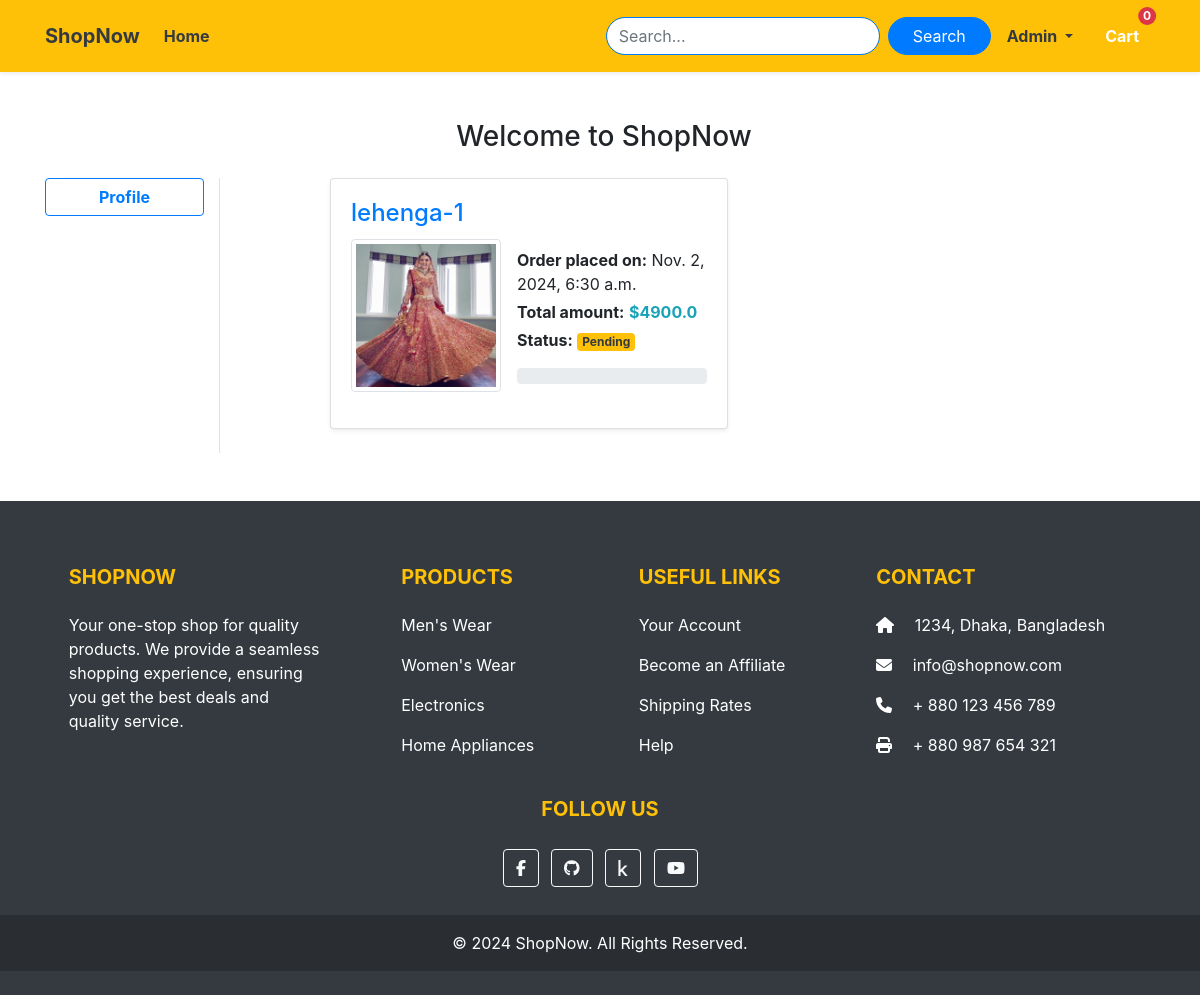
/orders/ (signed in), run on the app's committed database.
### Shop/models.py (models this page shows, shortened)
class OrderPlaced(models.Model):
    user = models.ForeignKey(User, on_delete=models.CASCADE)
    customer = models.ForeignKey(Customer, on_delete=models.CASCADE)
    product = models.ForeignKey(Product, on_delete=models.CASCADE)
    quantity = models.PositiveIntegerField(default=1)
    ordered_date = models.DateTimeField(auto_now_add=True)
    status = models.CharField(max_length=50, choices=STATUS_CHOICE, default='Pending')
    @property
    def total_price(self):
        return self.quantity * self.product.discounted_price
    def get_status_progress(self):
        status_progress = {
            'Accepted': 25,
            'Packed': 50,
            'On the Way': 75,
            'Delivered': 100,
            'Cancel': 0
        }
        return status_progress.get(self.status, 0)

class Product(models.Model):
    title = models.CharField(max_length=100)
    selling_price = models.FloatField()
    discounted_price = models.FloatField()
    description = models.TextField()
    brand = models.CharField(max_length=100)
    category = models.CharField(choices=CATEGORY_CHOICES,max_length=2)
    product_image = models.ImageField(upload_to='productimg')

### Shop/views.py (the view)
# urls.py: path('orders/', views.orders, name='orders'),
def orders(request):
    all_products_user = OrderPlaced.objects.filter(user=request.user)
    a = Cart.objects.filter(user=request.user).count()
    return render(request, 'Shop/orders.html' , {'a':a,"ab":all_products_user})

### Shop/templates/Shop/orders.html (shortened to what this page needs)
{% extends 'Shop/base.html' %}
{% load static %}
{% block main-content %}
<div class="container my-5">
    <h3 class="text-center mb-4 d-block ml-2">Welcome to ShopNow</h3>
    <div class="row">
        <div class="col-sm-2 border-end">
            <ul class="list-unstyled">
                <li class="d-grid mb-3">
                    <a href="{% url 'profile' %}" class="btn btn-outline-primary fw-bold">Profile</a>
                </li>
            </ul>
        </div>
        <div class="col-sm-9 offset-sm-1">
            <div class="row">
                {% for i in ab %}
                <div class="col-md-6 mb-4">
                    <div class="card shadow-sm hover-shadow">
                        <div class="card-body">
                            <h4 class="card-title text-primary">{{ i.product.title }}</h4>
                            <div class="d-flex align-items-center mb-3">
                                <img src="{{ i.product.product_image.url }}" width="150px" height="150px" class="img-thumbnail me-3" alt="{{ i.product.title }}">
                                <div>
                                    <p class="mb-1"><strong>Order placed on:</strong> {{ i.ordered_date }}</p>
                                    <p class="mb-1"><strong>Total amount:</strong> <span class="text-info fw-bold">${{ i.total_price }}</span></p>
                                    <p class="mb-1"><strong>Status:</strong> <span class="badge bg-warning text-dark">{{ i.status }}</span></p>
                                    <div class="progress mt-3">
                                    </div>
                                </div>
                            </div>
                        </div>
                    </div>
                </div>
                {% empty %}
                <p class="text-muted">No orders found.</p>
                {% endfor %}
            </div>
        </div>
    </div>
</div>
{% endblock main-content %}

### Shop/templates/Shop/base.html (shortened to what this page needs)
<!doctype html>
{% load static %}
<html lang="en">
<head>
    <link href="https://cdn.jsdelivr.net/npm/bootstrap@5.0.0-beta1/dist/css/bootstrap.min.css" rel="stylesheet"
>
    <link rel="stylesheet" href="{% static 'Shop/css/owl.carousel.min.css' %}">
    <link rel="stylesheet" href="{% static 'Shop/css/all.min.css' %}">
    <link rel="stylesheet" href="{% static 'Shop/css/style.css' %}">
    <link rel="stylesheet" href="{% static 'Shop/css/order.css' %}">
</head>
<body>
   <nav class="navbar navbar-expand-lg navbar-dark bg-warning shadow-sm py-3">
    <div class="container">
        <a class="navbar-brand fw-bold text-dark" href="/">ShopNow</a>
        <div class="collapse navbar-collapse" id="navbarSupportedContent">
            <ul class="navbar-nav me-auto mb-2 mb-lg-0">
                <li class="nav-item">
                    <a class="nav-link text-white text-dark fw-bold" aria-current="page" href="/">Home</a>
                </li>
            </ul>
            <form id="searchForm" class="d-flex align-items-center">
                <input id="query" type="text" class="form-control me-2 rounded-pill border-primary" placeholder="Search...">
                <button id="searchButton" class="btn btn-primary fw-semibold rounded-pill px-4" type="submit">
                    Search
                </button>
            </form>
            <div>
                <ul class="navbar-nav me-auto mb-2 mb-lg-0 text-dark fw-bold">
                    {% if request.user.is_authenticated %}
                    <li class="nav-item dropdown mx-2">
                        <a class="nav-link dropdown-toggle  text-dark fw-bold fw-semibold" href="#" id="profileDropdown" role="button" data-bs-toggle="dropdown" aria-expanded="false">
                            {{request.user.username|capfirst}}
                        </a>
                    </li>
                    <li class="nav-item mx-2">
                        <a href="{% url 'showcart' %}" class="nav-link text-white position-relative">
                            Cart
                            <span class="position-absolute top-0 start-100 translate-middle badge rounded-pill bg-danger">{{a}}</span>
                        </a>
                    </li>
                    {% endif %}
                </ul>
            </div>
        </div>
    </div>
</nav>
    {% block main-content %} {% endblock main-content %}
<footer class="bg-dark text-white pt-5 pb-4">
    <div class="container text-center text-md-left">
        <div class="row text-center text-md-left">
            <div class="col-md-3 col-lg-3 col-xl-3 mx-auto mt-3">
                <h5 class="text-uppercase mb-4 font-weight-bold text-warning">ShopNow</h5>
                <p>Your one-stop shop for quality products. We provide a seamless shopping experience, ensuring you get the best deals and quality service.</p>
            </div>
            <div class="col-md-2 col-lg-2 col-xl-2 mx-auto mt-3">
                <h5 class="text-uppercase mb-4 font-weight-bold text-warning">Products</h5>
                <p><a href="#" class="text-white" style="text-decoration: none;">Men's Wear</a></p>
                <p><a href="#" class="text-white" style="text-decoration: none;">Women's Wear</a></p>
                <p><a href="#" class="text-white" style="text-decoration: none;">Electronics</a></p>
                <p><a href="#" class="text-white" style="text-decoration: none;">Home Appliances</a></p>
            </div>
            <div class="col-md-3 col-lg-2 col-xl-2 mx-auto mt-3">
                <h5 class="text-uppercase mb-4 font-weight-bold text-warning">Useful Links</h5>
                <p><a href="#" class="text-white" style="text-decoration: none;">Your Account</a></p>
                <p><a href="#" class="text-white" style="text-decoration: none;">Become an Affiliate</a></p>
                <p><a href="#" class="text-white" style="text-decoration: none;">Shipping Rates</a></p>
                <p><a href="#" class="text-white" style="text-decoration: none;">Help</a></p>
            </div>
            <div class="col-md-4 col-lg-3 col-xl-3 mx-auto mt-3">
                <h5 class="text-uppercase mb-4 font-weight-bold text-warning">Contact</h5>
                <p><i class="fas fa-home mr-3"></i> 1234, Dhaka, Bangladesh</p>
                <p><i class="fas fa-envelope mr-3"></i> info@shopnow.com</p>
                <p><i class="fas fa-phone mr-3"></i> + 880 123 456 789</p>
                <p><i class="fas fa-print mr-3"></i> + 880 987 654 321</p>
            </div>
        </div>
        <div class="row d-flex justify-content-center mt-4 mb-4">
            <div class="col-md-5 col-lg-4 col-xl-3 text-center">
                <h5 class="text-uppercase mb-4 font-weight-bold text-warning">Follow Us</h5>
                <a href="https://www.facebook.com/profile.php?id=100076803278386" target="_blank" class="btn btn-outline-light btn-floating m-1"><i class="fab fa-facebook-f"></i></a>
                <a href="https://github.com/Shawon5030" target="_blank"  class="btn btn-outline-light btn-floating m-1"><i class="fab fa-github"></i></a>
                <a href="https://www.kaggle.com/mahmudulhaqueshawon" target="_blank"   class="btn btn-outline-light btn-floating m-1"><i class="fab fa-kaggle"></i></a>
                <a href="https://www.youtube.com/channel/UCtbnZffxwpC-yRDmVlf04LQ" target="_blank"  class="btn btn-outline-light btn-floating m-1"><i class="fab fa-youtube"></i></a>
            </div>
        </div>
    </div>
    <div class="text-center p-3" style="background-color: rgba(0, 0, 0, 0.2);">
        © 2024 ShopNow. All Rights Reserved.
    </div>
</footer>
<link rel="stylesheet" href="https://cdnjs.cloudflare.com/ajax/libs/font-awesome/6.0.0-beta3/css/all.min.css">
<link rel="stylesheet" href="https://maxcdn.bootstrapcdn.com/bootstrap/4.0.0/css/bootstrap.min.css">
</body>
</html>

### Shop/templates/Shop/orders.html (style rules this page uses)
.hover-shadow { transition: box-shadow 0.3s ease; }
.progress { height: 1.5rem; }

### data on the page
OrderPlaced: product "lehenga-1", product.product_image (picture), ordered_date "Nov. 2, 2024, 6:30 a.m.", total_price "4900.0", status "Pending"

### other printed values
{{ request.user.username|capfirst }} "Admin"
{{ a }} "0"
